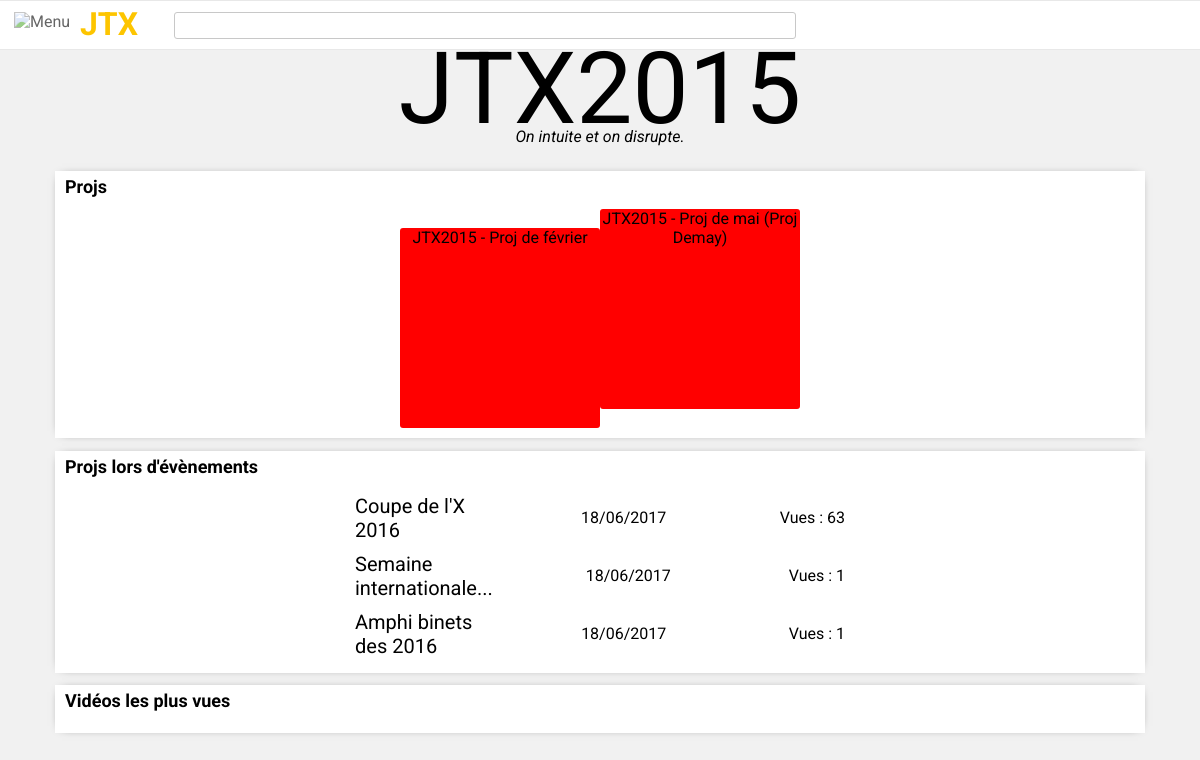
Page /jtx/2015/ (signed in) on the committed database.
### videos/models.py (models this page shows, shortened)
class Proj(models.Model):
    class Meta:
        ordering = ['-promo', '-date']
    titre = models.CharField(max_length=100)
    category = models.ForeignKey(Category)
    date = models.DateField(default=datetime.date.today)
    promo = models.IntegerField(default=2015)
    views = models.IntegerField(default=0)
    image = models.CharField(max_length=2000, default="http://cdn.wallpapersafari.com/58/12/nyHXSO.jpg")

### videos/views.py (the view)
# urls.py: url(r'^jtx/(?P<year>[0-9]+)/$', views.jtx, name='jtx'),
def jtx(request, year):
    c = Category.objects.get(titre="Proj JTX")
    v = filter(request, Proj.objects.filter(promo=year))
    context = {
        'year': year,
        'projs_jtx': v.filter(category=c),
        'projs_autres': v.exclude(category=c),
    }
    return render(request, 'jtx.html', context)

### videos/templatetags/app_filters.py (called while the page is built)
@register.filter(name='short')
def short(s):
    n = 25
    if len(s) <= n:
        return s
    else:
        return s[:(n - 3)] + "..."

### videos/views.py (called while the page is built)
def filter(request, x):
    if not request.user.is_authenticated:
        x = x.filter(category__public=True)
    return x

### videos/templates/jtx.html
{% extends 'base.html' %}
{% block body %}
{% load app_filters %}
{% if year %}
<div class="jtx_titre">JTX{{year}}</div>
<div class="jtx_sous_titre">On intuite et on disrupte.</div>
<div class="container">
	<h1>Projs</h1>
	<ul class="jtx_liste_proj">
        {% for p in projs_jtx %}
        <li>{{p.titre}}</li>
        {% endfor %}
	</ul>
</div>
<div class="container">
	<h1>Projs lors d'évènements</h1>
<div class="jtx_liste_evnt">
{% for p in projs_autres%}
    <a href="{% url 'proj' p.id %}">
	<div class="jtx_liste_evnt_item">
		<div class="jtx_liste_evnt_item_title">
            {{p.titre|short}}
		</div>
		<div class="jtx_liste_evnt_item_date">
            {{p.date|date:"d/m/Y"}}
		</div>
		<div class="jtx_liste_evnt_item_vues">
            Vues : {{p.views}}
		</div>
	</div>
</a>
{% endfor %}
</div>
</div>
<div class="container">
	<h1>Vidéos les plus vues</h1>
</div>
{% endif %}
{% endblock %}

### videos/static/style.css (style rules this page uses)
* { font-family: Roboto; }
a:-webkit-any-link { text-decoration:none !important; }
body { background-color: #f1f1f1; }
@media screen and (max-width: 1200px)  and (min-width: 1000px) { .container { width: 855px; } }
@media screen and (min-width: 1200px) { .container { width: 1070px; } }
.container { background-color: white; box-shadow: 0px 0px 10px -7px; padding-left: 10px; padding-right: 10px; padding-bottom: 10px; margin-top:0px; }
.container h1 { padding-top: 5px; font-size:18px; font-weight:bolder; }
.container ul { list-style-type: none; display: table; margin: 0 auto; padding: 0; }
.container li { display: inline-block; }
.jtx_titre { margin-top: -30px; text-align: center; font-size: 100px; }
.jtx_sous_titre { font-style: italic; text-align: center; margin-top: -20px; margin-bottom: 25px; }
.jtx_liste_proj li { width: 200px; text-align: center; height: 200px; background-color: red; border-radius: 3px; }
.jtx_liste_evnt { width: 500px; margin: auto; }
.jtx_liste_evnt a { text-decoration: none; color: black; }
.jtx_liste_evnt_item div { display: table-cell; padding: 5px; }
.jtx_liste_evnt_item_title { width: 150px; font-size: 20px; }
.jtx_liste_evnt_item_date { width: 250px; vertical-align: middle; text-align: center; }
.jtx_liste_evnt_item_vues { width: 100px; text-align: right; vertical-align: middle; }

### rows in the picture
Proj: titre "JTX2015 - Proj de février"
Proj: titre "JTX2015 - Proj de mai (Proj Demay)"
Proj: titre|short "Coupe de l'X 2016", date "18/06/2017", views "63"
Proj: titre|short "Semaine internationale...", date "18/06/2017", views "1"
Proj: titre|short "Amphi binets des 2016", date "18/06/2017", views "1"

### other values in the picture
{{ year }} "2015"
